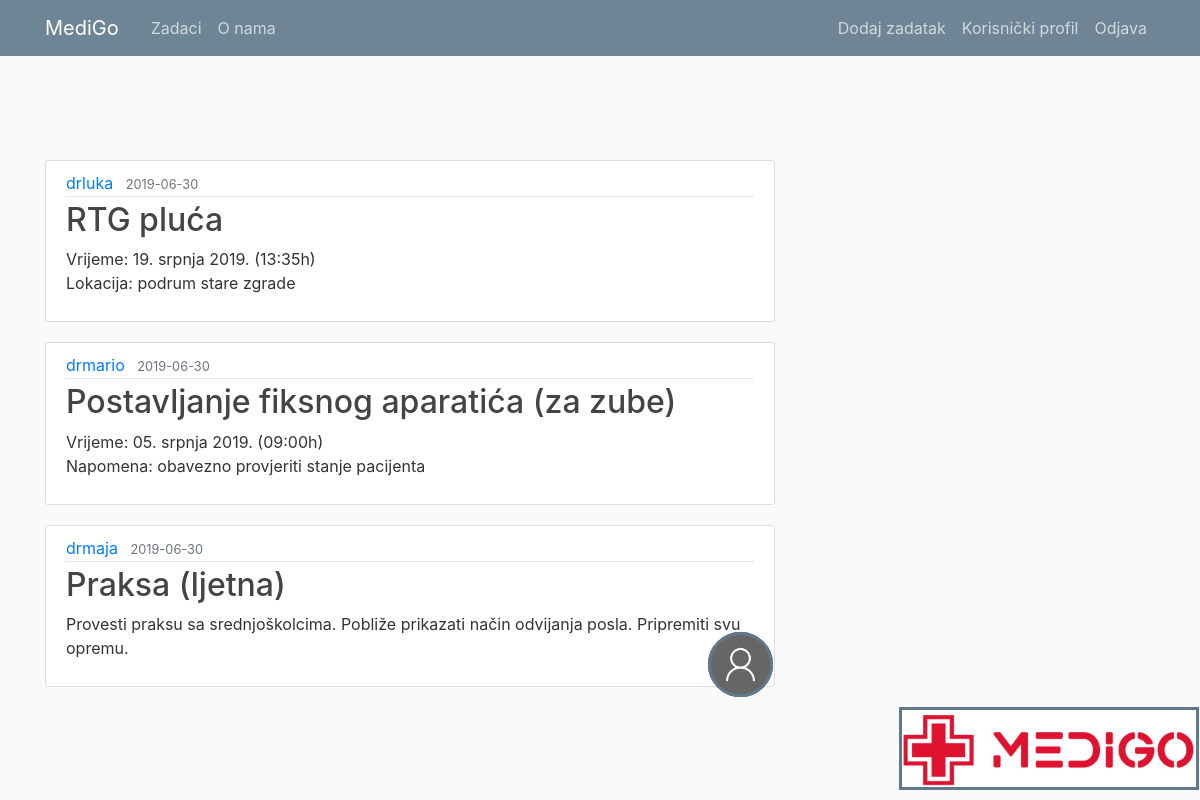
/zadaci (signed in), run on the app's committed database.
### medigo/models.py (models this page shows, shortened)
class Post(db.Model):
	id = db.Column(db.Integer, primary_key=True)
	title = db.Column(db.String(100), nullable=False)
	date_posted = db.Column(db.DateTime, nullable=False, default=datetime.utcnow)
	content = db.Column(db.Text, nullable=False)
	user_id = db.Column(db.Integer, db.ForeignKey('user.id'), nullable=False)

class User(db.Model, UserMixin):
	id = db.Column(db.Integer, primary_key=True)
	username = db.Column(db.String(20), unique=True, nullable=False)
	email = db.Column(db.String(120), unique=True, nullable=False)
	image_file = db.Column(db.String(20), nullable=False, default='default.jpg')
	password = db.Column(db.String(60), nullable=False)
	posts = db.relationship('Post', backref='author', lazy=True)

### medigo/routes.py (the view)
@app.route("/zadaci")
@login_required
def zadaci():
	posts = Post.query.all()
	return render_template('zadaci.html', posts=posts)

### medigo/models.py (called while the page is built)
@login_manager.user_loader
def load_user(user_id):
	return User.query.get(int(user_id))

### medigo/templates/zadaci.html
{% extends "layout.html" %}
{% block content %}
	{% for post in posts %}
		<article class="media content-section">
			<img class="rounded-circle article-img" src="{{ url_for('static', filename='slike_projekt/' + post.author.image_file) }}">
		  <div class="media-body">
		    <div class="article-metadata">
		      <a class="mr-2" href="#">{{ post.author.username}}</a>
		      <small class="text-muted">{{ post.date_posted.strftime('%Y-%m-%d') }}</small>
		    </div>
		    <h2><a class="article-title" href="{{ url_for('post', post_id=post.id) }}">{{ post.title }}</a></h2>
		    <p class="article-content">{{ post.content }}</p>
		  </div>
		</article>
	{% endfor %}
{% endblock content %}

### medigo/templates/layout.html (shortened to what this page needs)
<!DOCTYPE html>
<html>
<head>
    <link rel="stylesheet" href="https://stackpath.bootstrapcdn.com/bootstrap/4.3.1/css/bootstrap.min.css">
    <link rel="stylesheet" type="text/css" href="{{url_for('static', filename= 'main.css') }}">
    <img clas= img src="{{ url_for('static', filename='logo.jpg') }}">
</head>
<body>
	<header class="site-header">
	  <nav class="navbar navbar-expand-md navbar-dark bg-steel fixed-top">
	    <div class="container">
	      <a class="navbar-brand mr-4" href="/">MediGo</a>
	      <div class="collapse navbar-collapse" id="navbarToggle">
	        <div class="navbar-nav mr-auto">
	          <a class="nav-item nav-link" href="{{ url_for('zadaci') }}">Zadaci</a>
	          <a class="nav-item nav-link" href="{{ url_for('about') }}">O nama</a>
	        </div>
	        <div class="navbar-nav">
	        	{% if current_user.is_authenticated %}
	        	<a class="nav-item nav-link" href="{{ url_for('new_post') }}">Dodaj zadatak</a>
	        	<a class="nav-item nav-link" href="{{ url_for('account') }}">Korisnički profil</a>
	        		<a class="nav-item nav-link" href="{{ url_for('logout') }}">Odjava</a>
	        	{% else %}
	          		<a class="nav-item nav-link" href="{{ url_for('login') }}">Prijava</a>
	          		<a class="nav-item nav-link" href="{{ url_for('register') }}">Registracija</a>
	          	{% endif %}
	        </div>
	      </div>
	    </div>
	  </nav>
	</header>
	<main role="main" class="container">
	  <div class="row">
	    <div class="col-md-8">
	      {% block content %}{% endblock %}
	    </div>
</main>
</body>
</html>

### medigo/static/main.css (style rules this page uses)
body { background: #fafafa; color: #333333; margin-top: 5rem; }
h1, h2, h3, h4, h5, h6 { color: #444444; }
.bg-steel { background-color: #5f788a; }
.site-header .navbar-nav .nav-link { color: #cbd5db; }
.content-section { background: #ffffff; padding: 10px 20px; border: 1px solid #dddddd; border-radius: 3px; margin-bottom: 20px; }
.article-title { color: #444444; }
.article-content { white-space: pre-line; }
.article-img { height: 65px; width: 65px; margin-right: 16px; }
.article-metadata { padding-bottom: 1px; margin-bottom: 4px; border-bottom: 1px solid #e3e3e3 }
header { height: 35px; width: 100%; opacity: .9; margin-bottom: 45px; }
img { position: absolute; bottom: 10px; width: 25%; border: 3px solid #5f788a; right:1px; }

### data on the page
Post: author.username "drluka", date_posted "2019-06-30", title "RTG pluća", content "Vrijeme: 19. srpnja 2019. (13:35h) Lokacija: podrum stare zgrade"
Post: author.username "drmario", date_posted "2019-06-30", title "Postavljanje fiksnog aparatića (za zube)", content "Vrijeme: 05. srpnja 2019. (09:00h) Napomena: obavezno provjeriti stanje pacijenta"
Post: image_file (placeholder picture), author.username "drmaja", date_posted "2019-06-30", title "Praksa (ljetna)", content "Provesti praksu sa srednjoškolcima. Pobliže prikazati način odvijanja posla. Pripremiti svu opremu."
